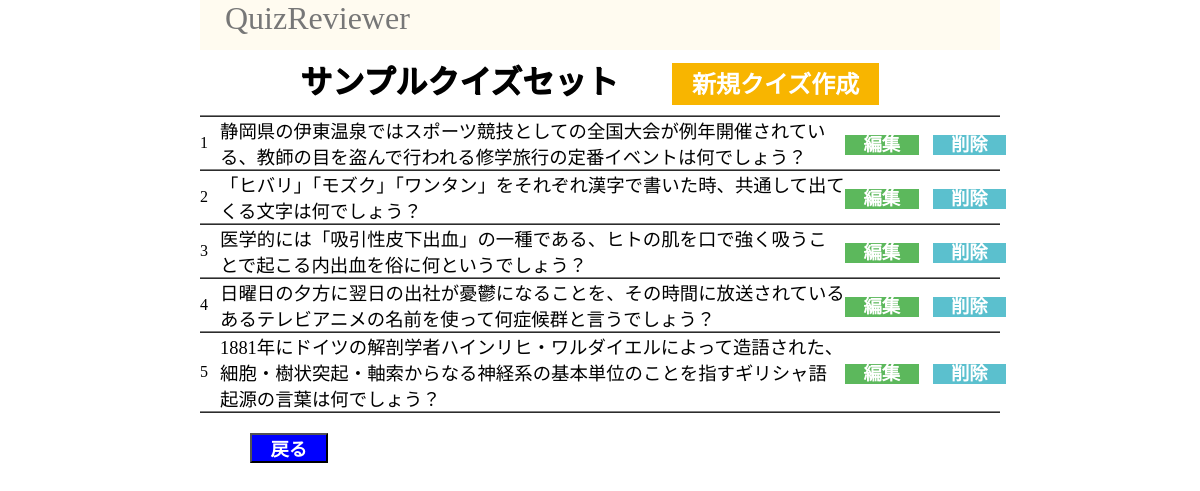
The app's page /サンプルクイズセット/manage_quizset with its own data.
### main.py (models this page shows)
class Quizset(db.Model):
    quizsetname = db.Column(db.String)
    id = db.Column(db.Integer, primary_key=True)  #勝手に追加される値
    quiz_sentence = db.Column(db.String(100),nullable=False) #()内は文字制限、nullableは空文字防ぎ
    answer = db.Column(db.String(20), nullable=False) #uniqueをオンにすると同じ名前をダメにできる
    reading = db.Column(db.String(20), nullable=False)

### main.py (the view)
@app.route("/<string:quizsetname>/manage_quizset", methods=["GET","POST"])
def manage_quizset(quizsetname):
    if request.method == "GET":
        quizes = Quizset.query.filter_by(quizsetname = quizsetname)
        return render_template("html/manage_quizset.html",quizes=quizes,quizsetname=quizsetname)

### templates/html/manage_quizset.html (shortened to what this page needs)
<!DOCTYPE html>
<html lang="ja">
<head>
    <link rel="stylesheet" type="text/css" href="{{ url_for('static',filename='css/style_manage_quizset.css') }}">
</head>
<body>
    <div id="wrap">
        <nav>
            <p class="nav_chr">QuizReviewer</p>
        </nav>
        <div class="subtitle_position">
            <a class="subtitle">{{ quizsetname }}</a>
        </div>
        <div class="new_button_position">
            <a class="new_button" href="/{{quizsetname}}/quizcreate" role="button">新規クイズ作成</a>
        </div>
        <table border="1" cellspacing="0">
            {% for quiz in quizes %}
                <tr>
                    <th>
                        <td width="20">{{ loop.index }}</td>
                    </th>
                    <th>
                        <td class="quizset" width="625">{{ quiz.quiz_sentence }}</td>
                    </th>
                    <th>
                        <td><a class="edit_button" href="/{{quiz.id}}/manage_quiz" role="button">　編集　</a></td>
                    </th>
                    <th>
                        <td><a class="delete_button" href="/{{quiz.id}}/quiz_delete" onclick="return clickEvent()"role="button">　削除　</a></td>
                    </th>
                </tr>
            {% endfor %}
        </table>
        <form action="/managetop" method="GET">
            <input type="submit" class="back_button" value="　戻る　">
        </form>
    </div>
</body>
</html>

### static/css/style_manage_quizset.css (style rules this page uses)
* { margin: 0px; padding: 0px; }
#wrap { width:800px; margin:0 auto; }
nav { top: 0; border-width: 0 0 20px; height: 50px; background-color: #fffbf0; }
.nav_chr { margin-left: 25px; font-size: 200%; color: #777777; }
.subtitle_position { margin-left: 50px; display: inline-block; }
.subtitle { font-size: 200%; margin-left: 50px; text-align:center; font-weight:bold; text-shadow: 0.02em 0.02em 0.02em rgba(0,0,0,1); }
.new_button { text-align: center; padding: 100px; padding: 9px 20px 7px; font-size: 150%; background-color: #f8b500; color:white; font-weight:bold; text-decoration: none; margin-left: 50px; }
.new_button_position { text-align: right; margin-right: 50px; margin-top: 15px; margin-bottom: 15px; display: inline-block; }
table,table th,table td { border-right: none !important; border-left: none !important; }
th { height: 40px; }
.quizset { font-size: 115%; }
.edit_button { text-align: center; font-size: 115%; background-color: #5cb85c; color:white; font-weight:bold; text-decoration: none; cursor: pointer; margin-right: 20px; }
.delete_button { text-align: center; font-size: 115%; background-color: #5bc0ce; color:white; font-weight:bold; text-decoration: none; cursor: pointer; }
.back_button { text-align: center; font-size: 115%; background-color: blue; color:white; font-weight:bold; text-decoration: none; margin-left: 50px; margin-top: 20px; }

### records on screen
Quizset: quiz_sentence "静岡県の伊東温泉ではスポーツ競技としての全国大会が例年開催されている、教師の目を盗んで行われる修学旅行の定番イベントは何でしょう？"
Quizset: quiz_sentence "「ヒバリ」「モズク」「ワンタン」をそれぞれ漢字で書いた時、共通して出てくる文字は何でしょう？"
Quizset: quiz_sentence "医学的には「吸引性皮下出血」の一種である、ヒトの肌を口で強く吸うことで起こる内出血を俗に何というでしょう？"
Quizset: quiz_sentence "日曜日の夕方に翌日の出社が憂鬱になることを、その時間に放送されているあるテレビアニメの名前を使って何症候群と言うでしょう？"
Quizset: quiz_sentence "1881年にドイツの解剖学者ハインリヒ・ワルダイエルによって造語された、細胞・樹状突起・軸索からなる神経系の基本単位のことを指すギリシャ語起源の言葉は何でしょう？"

### other values on screen
{{ quizsetname }} "サンプルクイズセット"
